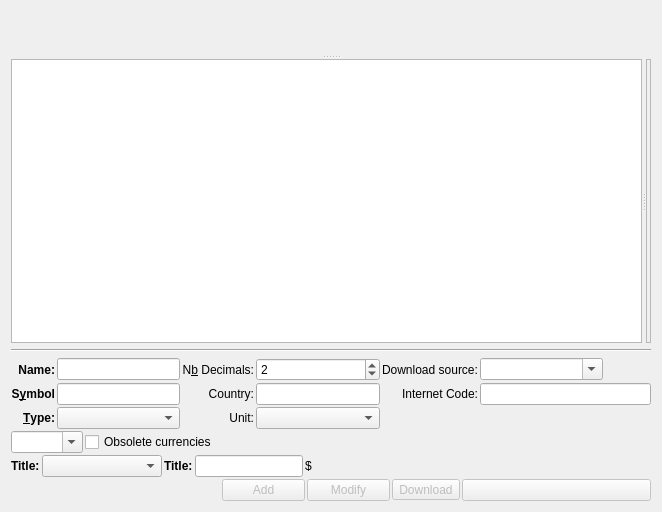
<?xml version="1.0" encoding="UTF-8"?>
<ui version="4.0">
 <author>
SPDX-FileCopyrightText: 2024 S. MANKOWSKI stephane@mankowski.fr
SPDX-FileCopyrightText: 2024 G. DE BURE support@mankowski.fr
SPDX-License-Identifier: GPL-3.0-or-later
 </author>      
 <class>skgunitplugin_base</class>
 <widget class="QWidget" name="skgunitplugin_base">
  <property name="geometry">
   <rect>
    <x>0</x>
    <y>0</y>
    <width>662</width>
    <height>512</height>
   </rect>
  </property>
  <layout class="QVBoxLayout" name="verticalLayout">
   <item>
    <widget class="QSplitter" name="kMainSplitter">
     <property name="orientation">
      <enum>Qt::Vertical</enum>
     </property>
     <widget class="SKGFilteredTableView" name="kUnitTableViewEdition">
      <property name="sizePolicy">
       <sizepolicy hsizetype="Expanding" vsizetype="Preferred">
        <horstretch>1</horstretch>
        <verstretch>0</verstretch>
       </sizepolicy>
      </property>
      <property name="acceptDrops">
       <bool>true</bool>
      </property>
      <property name="dragEnabled" stdset="0">
       <bool>true</bool>
      </property>
      <property name="alternatingRowColors" stdset="0">
       <bool>true</bool>
      </property>
      <property name="sortingEnabled" stdset="0">
       <bool>true</bool>
      </property>
     </widget>
     <widget class="QFrame" name="kUnitValueFrame">
      <property name="frameShape">
       <enum>QFrame::NoFrame</enum>
      </property>
      <property name="frameShadow">
       <enum>QFrame::Raised</enum>
      </property>
      <layout class="QHBoxLayout" name="horizontalLayout_6">
       <property name="leftMargin">
        <number>0</number>
       </property>
       <property name="topMargin">
        <number>0</number>
       </property>
       <property name="rightMargin">
        <number>0</number>
       </property>
       <property name="bottomMargin">
        <number>0</number>
       </property>
       <item>
        <widget class="QSplitter" name="kValuesSplitter">
         <property name="orientation">
          <enum>Qt::Horizontal</enum>
         </property>
         <widget class="SKGTableView" name="kUnitValueTableViewEdition">
          <property name="toolTip">
           <string>List of quotes for selected unit</string>
          </property>
          <property name="statusTip">
           <string>List of quotes for selected unit</string>
          </property>
          <property name="dragDropMode">
           <enum>QAbstractItemView::DropOnly</enum>
          </property>
          <property name="alternatingRowColors">
           <bool>true</bool>
          </property>
          <property name="selectionMode">
           <enum>QAbstractItemView::ExtendedSelection</enum>
          </property>
          <property name="sortingEnabled">
           <bool>false</bool>
          </property>
         </widget>
         <widget class="QFrame" name="frame">
          <property name="frameShape">
           <enum>QFrame::StyledPanel</enum>
          </property>
          <property name="frameShadow">
           <enum>QFrame::Raised</enum>
          </property>
          <layout class="QGridLayout" name="gridLayout">
           <property name="leftMargin">
            <number>0</number>
           </property>
           <property name="topMargin">
            <number>0</number>
           </property>
           <property name="rightMargin">
            <number>0</number>
           </property>
           <property name="bottomMargin">
            <number>0</number>
           </property>
           <property name="spacing">
            <number>0</number>
           </property>
           <item row="0" column="0">
            <widget class="SKGTableWithGraph" name="kGraph">
             <property name="graphTypeSelectorVisible">
              <bool>false</bool>
             </property>
             <property name="selectable">
              <bool>false</bool>
             </property>
             <property name="graphType">
              <enum>SKGTableWithGraph::LINE</enum>
             </property>
            </widget>
           </item>
          </layout>
         </widget>
        </widget>
       </item>
      </layout>
     </widget>
    </widget>
   </item>
   <item>
    <widget class="Line" name="line">
     <property name="orientation">
      <enum>Qt::Horizontal</enum>
     </property>
    </widget>
   </item>
   <item>
    <layout class="QHBoxLayout" name="horizontalLayout">
     <property name="spacing">
      <number>2</number>
     </property>
     <item>
      <layout class="QVBoxLayout" name="verticalLayout_2">
       <property name="spacing">
        <number>2</number>
       </property>
       <item>
        <widget class="QWidget" name="kManualFrm" native="true">
         <layout class="QHBoxLayout" name="horizontalLayout_4">
          <property name="spacing">
           <number>2</number>
          </property>
          <property name="leftMargin">
           <number>0</number>
          </property>
          <property name="topMargin">
           <number>0</number>
          </property>
          <property name="rightMargin">
           <number>0</number>
          </property>
          <property name="bottomMargin">
           <number>0</number>
          </property>
          <item>
           <layout class="QGridLayout" name="gridLayout_2">
            <property name="spacing">
             <number>2</number>
            </property>
            <item row="0" column="3">
             <widget class="QSpinBox" name="kNbDecimal">
              <property name="sizePolicy">
               <sizepolicy hsizetype="MinimumExpanding" vsizetype="Fixed">
                <horstretch>0</horstretch>
                <verstretch>0</verstretch>
               </sizepolicy>
              </property>
              <property name="toolTip">
               <string>The number of decimal to display of the unit.</string>
              </property>
              <property name="statusTip">
               <string>The number of decimal to display of the unit.</string>
              </property>
              <property name="maximum">
               <number>8</number>
              </property>
              <property name="value">
               <number>2</number>
              </property>
             </widget>
            </item>
            <item row="1" column="3">
             <widget class="QLineEdit" name="kCountryCreatorUnit">
              <property name="toolTip">
               <string>The country of the unit.</string>
              </property>
              <property name="statusTip">
               <string>The country of the unit.</string>
              </property>
             </widget>
            </item>
            <item row="2" column="3">
             <widget class="SKGUnitComboBox" name="kUnitCreatorUnit">
              <property name="sizePolicy">
               <sizepolicy hsizetype="MinimumExpanding" vsizetype="Fixed">
                <horstretch>0</horstretch>
                <verstretch>0</verstretch>
               </sizepolicy>
              </property>
              <property name="toolTip">
               <string>The unit of the unit.</string>
              </property>
              <property name="statusTip">
               <string>The unit of the unit.</string>
              </property>
             </widget>
            </item>
            <item row="2" column="2">
             <widget class="QLabel" name="kUnitLbl">
              <property name="text">
               <string notr="true">Unit:</string>
              </property>
              <property name="alignment">
               <set>Qt::AlignRight|Qt::AlignTrailing|Qt::AlignVCenter</set>
              </property>
              <property name="buddy">
               <cstring>kUnitCreatorUnit</cstring>
              </property>
             </widget>
            </item>
            <item row="1" column="2">
             <widget class="QLabel" name="kCountyLbl">
              <property name="font">
               <font>
                <weight>50</weight>
                <bold>false</bold>
                <strikeout>false</strikeout>
                <stylestrategy>PreferDefault</stylestrategy>
                <kerning>true</kerning>
               </font>
              </property>
              <property name="text">
               <string notr="true">Country:</string>
              </property>
              <property name="alignment">
               <set>Qt::AlignRight|Qt::AlignTrailing|Qt::AlignVCenter</set>
              </property>
              <property name="buddy">
               <cstring>kCountryCreatorUnit</cstring>
              </property>
             </widget>
            </item>
            <item row="0" column="2">
             <widget class="QLabel" name="kDecimalLbl">
              <property name="text">
               <string notr="true">N&amp;b Decimals:</string>
              </property>
              <property name="alignment">
               <set>Qt::AlignRight|Qt::AlignTrailing|Qt::AlignVCenter</set>
              </property>
              <property name="buddy">
               <cstring>kNbDecimal</cstring>
              </property>
             </widget>
            </item>
            <item row="0" column="1">
             <widget class="QLineEdit" name="kNameCreatorUnit">
              <property name="toolTip">
               <string>The name of the unit.</string>
              </property>
              <property name="statusTip">
               <string>The name of the unit.</string>
              </property>
             </widget>
            </item>
            <item row="1" column="1">
             <widget class="QLineEdit" name="kSymbolCreatorUnit">
              <property name="toolTip">
               <string>The symbol of the unit.</string>
              </property>
              <property name="statusTip">
               <string>The symbol of the unit.</string>
              </property>
             </widget>
            </item>
            <item row="2" column="1">
             <widget class="SKGComboBox" name="kTypeCreatorUnit">
              <property name="sizePolicy">
               <sizepolicy hsizetype="MinimumExpanding" vsizetype="Fixed">
                <horstretch>0</horstretch>
                <verstretch>0</verstretch>
               </sizepolicy>
              </property>
              <property name="toolTip">
               <string>The type of the unit.</string>
              </property>
              <property name="statusTip">
               <string>The type of the unit.</string>
              </property>
              <property name="autoCompletion">
               <bool>false</bool>
              </property>
             </widget>
            </item>
            <item row="2" column="0">
             <widget class="QLabel" name="kTypeLbl">
              <property name="font">
               <font>
                <weight>75</weight>
                <bold>true</bold>
                <strikeout>false</strikeout>
                <stylestrategy>PreferDefault</stylestrategy>
                <kerning>true</kerning>
               </font>
              </property>
              <property name="text">
               <string notr="true">&amp;Type:</string>
              </property>
              <property name="alignment">
               <set>Qt::AlignRight|Qt::AlignTrailing|Qt::AlignVCenter</set>
              </property>
              <property name="buddy">
               <cstring>kTypeCreatorUnit</cstring>
              </property>
             </widget>
            </item>
            <item row="1" column="0">
             <widget class="QLabel" name="kSymbolLbl">
              <property name="font">
               <font>
                <weight>75</weight>
                <bold>true</bold>
                <strikeout>false</strikeout>
                <stylestrategy>PreferDefault</stylestrategy>
                <kerning>true</kerning>
               </font>
              </property>
              <property name="text">
               <string notr="true">S&amp;ymbol</string>
              </property>
              <property name="alignment">
               <set>Qt::AlignRight|Qt::AlignTrailing|Qt::AlignVCenter</set>
              </property>
              <property name="buddy">
               <cstring>kSymbolCreatorUnit</cstring>
              </property>
             </widget>
            </item>
            <item row="0" column="0">
             <widget class="QLabel" name="kNameLbl">
              <property name="font">
               <font>
                <weight>75</weight>
                <bold>true</bold>
               </font>
              </property>
              <property name="text">
               <string notr="true">Name:</string>
              </property>
              <property name="alignment">
               <set>Qt::AlignRight|Qt::AlignTrailing|Qt::AlignVCenter</set>
              </property>
              <property name="buddy">
               <cstring>kNameCreatorUnit</cstring>
              </property>
             </widget>
            </item>
            <item row="0" column="4">
             <widget class="QLabel" name="kDownloadSourceLbl">
              <property name="text">
               <string notr="true">Download source:</string>
              </property>
              <property name="buddy">
               <cstring>kDownloadSource</cstring>
              </property>
             </widget>
            </item>
            <item row="0" column="5">
             <widget class="SKGComboBox" name="kDownloadSource">
              <property name="sizePolicy">
               <sizepolicy hsizetype="Expanding" vsizetype="Fixed">
                <horstretch>0</horstretch>
                <verstretch>0</verstretch>
               </sizepolicy>
              </property>
              <property name="toolTip">
               <string>The download source for the unit</string>
              </property>
              <property name="statusTip">
               <string>The download source for the unit</string>
              </property>
              <property name="editable">
               <bool>true</bool>
              </property>
             </widget>
            </item>
            <item row="0" column="6">
             <widget class="QToolButton" name="kDeleteSource">
              <property name="maximumSize">
               <size>
                <width>22</width>
                <height>22</height>
               </size>
              </property>
              <property name="toolTip">
               <string>Delete the selected source</string>
              </property>
              <property name="statusTip">
               <string>Delete the selected source</string>
              </property>
              <property name="text">
               <string/>
              </property>
              <property name="autoRaise">
               <bool>true</bool>
              </property>
             </widget>
            </item>
            <item row="1" column="4">
             <widget class="QLabel" name="kInternetLbl">
              <property name="font">
               <font>
                <weight>50</weight>
                <bold>false</bold>
                <strikeout>false</strikeout>
                <stylestrategy>PreferDefault</stylestrategy>
                <kerning>true</kerning>
               </font>
              </property>
              <property name="text">
               <string notr="true">Internet Code:</string>
              </property>
              <property name="alignment">
               <set>Qt::AlignRight|Qt::AlignTrailing|Qt::AlignVCenter</set>
              </property>
              <property name="buddy">
               <cstring>kInternetCreatorUnit</cstring>
              </property>
             </widget>
            </item>
            <item row="1" column="5" colspan="3">
             <widget class="QLineEdit" name="kInternetCreatorUnit">
              <property name="toolTip">
               <string>&lt;!DOCTYPE HTML PUBLIC &quot;-//W3C//DTD HTML 4.0//EN&quot; &quot;https://www.w3.org/TR/REC-html40/strict.dtd&quot;&gt;
&lt;html&gt;&lt;head&gt;&lt;meta name=&quot;qrichtext&quot; content=&quot;1&quot; /&gt;&lt;style type=&quot;text/css&quot;&gt;
p, li { white-space: pre-wrap; }
&lt;/style&gt;&lt;/head&gt;&lt;body style=&quot; font-family:'Ubuntu'; font-size:9pt; font-weight:400; font-style:normal;&quot;&gt;
&lt;p style=&quot; margin-top:0px; margin-bottom:0px; margin-left:0px; margin-right:0px; -qt-block-indent:0; text-indent:0px;&quot;&gt;&lt;span style=&quot; font-family:'DejaVu Sans'; font-size:10pt;&quot;&gt;The Internet code of the unit.&lt;/span&gt;&lt;/p&gt;
&lt;p style=&quot;-qt-paragraph-type:empty; margin-top:0px; margin-bottom:0px; margin-left:0px; margin-right:0px; -qt-block-indent:0; text-indent:0px; font-family:'DejaVu Sans'; font-size:10pt;&quot;&gt;&lt;br /&gt;&lt;/p&gt;
&lt;p style=&quot; margin-top:0px; margin-bottom:0px; margin-left:0px; margin-right:0px; -qt-block-indent:0; text-indent:0px;&quot;&gt;&lt;span style=&quot; font-family:'DejaVu Sans'; font-size:10pt;&quot;&gt;You can add &amp;quot; /&amp;quot; if you are not able to download the expected quote but you are able to download the inverse.&lt;/span&gt;&lt;/p&gt;
&lt;p style=&quot; margin-top:0px; margin-bottom:0px; margin-left:0px; margin-right:0px; -qt-block-indent:0; text-indent:0px;&quot;&gt;&lt;span style=&quot; font-family:'DejaVu Sans'; font-size:10pt; text-decoration: underline;&quot;&gt;Example:&lt;/span&gt;&lt;span style=&quot; font-family:'DejaVu Sans'; font-size:10pt;&quot;&gt; EURUSD=X is the symbol to download EURO in USD.&lt;/span&gt;&lt;/p&gt;
&lt;p style=&quot; margin-top:0px; margin-bottom:0px; margin-left:0px; margin-right:0px; -qt-block-indent:0; text-indent:0px;&quot;&gt;&lt;span style=&quot; font-family:'DejaVu Sans'; font-size:10pt;&quot;&gt;If you want USD in EURO, you have to create a unit USD with &amp;quot;EURUSD=X /&amp;quot; as the Internet code.&lt;/span&gt;&lt;/p&gt;
&lt;p style=&quot;-qt-paragraph-type:empty; margin-top:0px; margin-bottom:0px; margin-left:0px; margin-right:0px; -qt-block-indent:0; text-indent:0px; font-family:'DejaVu Sans'; font-size:10pt;&quot;&gt;&lt;br /&gt;&lt;/p&gt;
&lt;p style=&quot; margin-top:0px; margin-bottom:0px; margin-left:0px; margin-right:0px; -qt-block-indent:0; text-indent:0px;&quot;&gt;&lt;span style=&quot; font-family:'DejaVu Sans'; font-size:10pt;&quot;&gt;This field can also be set with a yearly rate. The values are computed by clicking on download.&lt;br /&gt;Example:&lt;/span&gt;&lt;/p&gt;
&lt;p style=&quot; margin-top:0px; margin-bottom:0px; margin-left:0px; margin-right:0px; -qt-block-indent:0; text-indent:0px;&quot;&gt;&lt;span style=&quot; font-family:'DejaVu Sans'; font-size:10pt;&quot;&gt;=-25 means -25% per year.&lt;/span&gt;&lt;/p&gt;&lt;/body&gt;&lt;/html&gt;</string>
              </property>
              <property name="statusTip">
               <string>The Internet code of the unit.</string>
              </property>
             </widget>
            </item>
            <item row="0" column="7">
             <widget class="QToolButton" name="kGetNewHotStuff">
              <property name="maximumSize">
               <size>
                <width>22</width>
                <height>22</height>
               </size>
              </property>
              <property name="toolTip">
               <string>Get more templates</string>
              </property>
              <property name="statusTip">
               <string>Get more templates</string>
              </property>
              <property name="text">
               <string/>
              </property>
              <property name="autoRaise">
               <bool>true</bool>
              </property>
             </widget>
            </item>
            <item row="2" column="4" colspan="4">
             <widget class="QLabel" name="kSourceHelp">
              <property name="text">
               <string/>
              </property>
              <property name="textFormat">
               <enum>Qt::RichText</enum>
              </property>
              <property name="openExternalLinks">
               <bool>true</bool>
              </property>
             </widget>
            </item>
           </layout>
          </item>
         </layout>
        </widget>
       </item>
       <item>
        <widget class="QWidget" name="kStandardFrm" native="true">
         <layout class="QHBoxLayout" name="horizontalLayout_7">
          <property name="spacing">
           <number>2</number>
          </property>
          <property name="leftMargin">
           <number>0</number>
          </property>
          <property name="topMargin">
           <number>0</number>
          </property>
          <property name="rightMargin">
           <number>0</number>
          </property>
          <property name="bottomMargin">
           <number>0</number>
          </property>
          <item>
           <widget class="SKGComboBox" name="kCurrencyList">
            <property name="toolTip">
             <string>List of known units</string>
            </property>
            <property name="statusTip">
             <string>List of known units</string>
            </property>
            <property name="editable">
             <bool>true</bool>
            </property>
            <property name="sizeAdjustPolicy">
             <enum>QComboBox::AdjustToContents</enum>
            </property>
            <property name="autoCompletion">
             <bool>false</bool>
            </property>
           </widget>
          </item>
          <item>
           <widget class="QCheckBox" name="kObsolete">
            <property name="toolTip">
             <string>To include suspended and obsolete currencies</string>
            </property>
            <property name="statusTip">
             <string>To include suspended and obsolete currencies</string>
            </property>
            <property name="text">
             <string>Obsolete currencies</string>
            </property>
           </widget>
          </item>
          <item>
           <spacer name="horizontalSpacer_3">
            <property name="orientation">
             <enum>Qt::Horizontal</enum>
            </property>
            <property name="sizeHint" stdset="0">
             <size>
              <width>40</width>
              <height>20</height>
             </size>
            </property>
           </spacer>
          </item>
         </layout>
        </widget>
       </item>
       <item>
        <widget class="QFrame" name="kValuesFrm">
         <property name="frameShape">
          <enum>QFrame::NoFrame</enum>
         </property>
         <property name="frameShadow">
          <enum>QFrame::Raised</enum>
         </property>
         <layout class="QHBoxLayout" name="horizontalLayout_2">
          <property name="spacing">
           <number>2</number>
          </property>
          <property name="leftMargin">
           <number>0</number>
          </property>
          <property name="topMargin">
           <number>0</number>
          </property>
          <property name="rightMargin">
           <number>0</number>
          </property>
          <property name="bottomMargin">
           <number>0</number>
          </property>
          <item>
           <widget class="QLabel" name="kDateLabel">
            <property name="sizePolicy">
             <sizepolicy hsizetype="Fixed" vsizetype="Preferred">
              <horstretch>0</horstretch>
              <verstretch>0</verstretch>
             </sizepolicy>
            </property>
            <property name="font">
             <font>
              <weight>75</weight>
              <bold>true</bold>
             </font>
            </property>
            <property name="text">
             <string notr="true">Title:</string>
            </property>
            <property name="buddy">
             <cstring>kDateEdit</cstring>
            </property>
           </widget>
          </item>
          <item>
           <widget class="SKGDateEdit" name="kDateEdit">
            <property name="sizePolicy">
             <sizepolicy hsizetype="Fixed" vsizetype="Fixed">
              <horstretch>0</horstretch>
              <verstretch>0</verstretch>
             </sizepolicy>
            </property>
            <property name="minimumSize">
             <size>
              <width>120</width>
              <height>0</height>
             </size>
            </property>
            <property name="toolTip">
             <string>Date of the unit's quote</string>
            </property>
            <property name="statusTip">
             <string>Date of the unit's quote</string>
            </property>
            <property name="mode">
             <enum>SKGDateEdit::PREVIOUS</enum>
            </property>
           </widget>
          </item>
          <item>
           <widget class="QLabel" name="kAmountLabel">
            <property name="sizePolicy">
             <sizepolicy hsizetype="Fixed" vsizetype="Preferred">
              <horstretch>0</horstretch>
              <verstretch>0</verstretch>
             </sizepolicy>
            </property>
            <property name="font">
             <font>
              <weight>75</weight>
              <bold>true</bold>
             </font>
            </property>
            <property name="text">
             <string notr="true">Title:</string>
            </property>
            <property name="buddy">
             <cstring>kAmountEdit</cstring>
            </property>
           </widget>
          </item>
          <item>
           <widget class="SKGCalculatorEdit" name="kAmountEdit">
            <property name="sizePolicy">
             <sizepolicy hsizetype="Minimum" vsizetype="Fixed">
              <horstretch>0</horstretch>
              <verstretch>0</verstretch>
             </sizepolicy>
            </property>
            <property name="toolTip">
             <string>Amount of the unit's quote</string>
            </property>
            <property name="statusTip">
             <string>Amount of the unit's quote</string>
            </property>
            <property name="mode">
             <enum>SKGCalculatorEdit::EXPRESSION</enum>
            </property>
           </widget>
          </item>
          <item>
           <widget class="QLabel" name="kUnitOfUnitLbl">
            <property name="sizePolicy">
             <sizepolicy hsizetype="Fixed" vsizetype="Preferred">
              <horstretch>0</horstretch>
              <verstretch>0</verstretch>
             </sizepolicy>
            </property>
            <property name="text">
             <string>$</string>
            </property>
           </widget>
          </item>
          <item>
           <spacer name="horizontalSpacer">
            <property name="orientation">
             <enum>Qt::Horizontal</enum>
            </property>
            <property name="sizeHint" stdset="0">
             <size>
              <width>0</width>
              <height>20</height>
             </size>
            </property>
           </spacer>
          </item>
         </layout>
        </widget>
       </item>
       <item>
        <spacer name="verticalSpacer_2">
         <property name="orientation">
          <enum>Qt::Vertical</enum>
         </property>
         <property name="sizeType">
          <enum>QSizePolicy::Maximum</enum>
         </property>
         <property name="sizeHint" stdset="0">
          <size>
           <width>20</width>
           <height>0</height>
          </size>
         </property>
        </spacer>
       </item>
       <item>
        <layout class="QHBoxLayout" name="horizontalLayout_12">
         <property name="spacing">
          <number>2</number>
         </property>
         <item>
          <widget class="SKGWidgetSelector" name="kWidgetSelector"/>
         </item>
         <item>
          <widget class="QFrame" name="kBtnFrm">
           <property name="frameShape">
            <enum>QFrame::NoFrame</enum>
           </property>
           <property name="frameShadow">
            <enum>QFrame::Raised</enum>
           </property>
           <layout class="QHBoxLayout" name="horizontalLayout_3">
            <property name="spacing">
             <number>2</number>
            </property>
            <property name="leftMargin">
             <number>0</number>
            </property>
            <property name="topMargin">
             <number>0</number>
            </property>
            <property name="rightMargin">
             <number>0</number>
            </property>
            <property name="bottomMargin">
             <number>0</number>
            </property>
            <item>
             <spacer name="verticalSpacer">
              <property name="orientation">
               <enum>Qt::Vertical</enum>
              </property>
              <property name="sizeType">
               <enum>QSizePolicy::Maximum</enum>
              </property>
              <property name="sizeHint" stdset="0">
               <size>
                <width>20</width>
                <height>0</height>
               </size>
              </property>
             </spacer>
            </item>
            <item>
             <widget class="QPushButton" name="kUnitAdd">
              <property name="enabled">
               <bool>false</bool>
              </property>
              <property name="toolTip">
               <string>Create a new unit (Ctrl+Enter)</string>
              </property>
              <property name="statusTip">
               <string>Create a new unit (Ctrl+Enter)</string>
              </property>
              <property name="text">
               <string>Add</string>
              </property>
              <property name="autoDefault">
               <bool>true</bool>
              </property>
              <property name="default">
               <bool>true</bool>
              </property>
             </widget>
            </item>
            <item>
             <widget class="QPushButton" name="kUnitUpdate">
              <property name="enabled">
               <bool>false</bool>
              </property>
              <property name="toolTip">
               <string>Update the selected unit (Shift+Enter)</string>
              </property>
              <property name="statusTip">
               <string>Update the selected unit (Shift+Enter)</string>
              </property>
              <property name="text">
               <string>Modify</string>
              </property>
             </widget>
            </item>
           </layout>
          </widget>
         </item>
         <item>
          <widget class="QToolButton" name="kUnitValueDownload">
           <property name="enabled">
            <bool>false</bool>
           </property>
           <property name="toolTip">
            <string>Download quotes for the selected unit.
See options to modify download frequency.</string>
           </property>
           <property name="statusTip">
            <string>Download quotes for the selected unit.</string>
           </property>
           <property name="text">
            <string>Download</string>
           </property>
           <property name="popupMode">
            <enum>QToolButton::DelayedPopup</enum>
           </property>
           <property name="toolButtonStyle">
            <enum>Qt::ToolButtonTextBesideIcon</enum>
           </property>
          </widget>
         </item>
         <item>
          <widget class="QPushButton" name="kUnitOpen">
           <property name="enabled">
            <bool>false</bool>
           </property>
           <property name="toolTip">
            <string>Open the url of the source</string>
           </property>
           <property name="statusTip">
            <string>Open the url of the source</string>
           </property>
          </widget>
         </item>
        </layout>
       </item>
      </layout>
     </item>
    </layout>
   </item>
  </layout>
 </widget>
 <customwidgets>
  <customwidget>
   <class>SKGUnitComboBox</class>
   <extends>SKGComboBox</extends>
   <header>skgunitcombobox.h</header>
  </customwidget>
  <customwidget>
   <class>SKGCalculatorEdit</class>
   <extends>QLineEdit</extends>
   <header>skgcalculatoredit.h</header>
  </customwidget>
  <customwidget>
   <class>SKGComboBox</class>
   <extends>QComboBox</extends>
   <header>skgcombobox.h</header>
  </customwidget>
  <customwidget>
   <class>SKGDateEdit</class>
   <extends>QComboBox</extends>
   <header>skgdateedit.h</header>
  </customwidget>
  <customwidget>
   <class>SKGFilteredTableView</class>
   <extends>QWidget</extends>
   <header>skgfilteredtableview.h</header>
   <container>1</container>
  </customwidget>
  <customwidget>
   <class>SKGTableView</class>
   <extends>SKGTreeView</extends>
   <header>skgtableview.h</header>
   <container>1</container>
  </customwidget>
  <customwidget>
   <class>SKGTreeView</class>
   <extends>QTreeView</extends>
   <header>skgtreeview.h</header>
   <container>1</container>
  </customwidget>
  <customwidget>
   <class>SKGTableWithGraph</class>
   <extends>QWidget</extends>
   <header>skgtablewithgraph.h</header>
  </customwidget>
  <customwidget>
   <class>SKGWidgetSelector</class>
   <extends>QWidget</extends>
   <header>skgwidgetselector.h</header>
  </customwidget>
 </customwidgets>
 <tabstops>
  <tabstop>kUnitValueTableViewEdition</tabstop>
  <tabstop>kNameCreatorUnit</tabstop>
  <tabstop>kSymbolCreatorUnit</tabstop>
  <tabstop>kTypeCreatorUnit</tabstop>
  <tabstop>kNbDecimal</tabstop>
  <tabstop>kCountryCreatorUnit</tabstop>
  <tabstop>kUnitCreatorUnit</tabstop>
  <tabstop>kDownloadSource</tabstop>
  <tabstop>kDeleteSource</tabstop>
  <tabstop>kGetNewHotStuff</tabstop>
  <tabstop>kInternetCreatorUnit</tabstop>
  <tabstop>kCurrencyList</tabstop>
  <tabstop>kObsolete</tabstop>
  <tabstop>kDateEdit</tabstop>
  <tabstop>kAmountEdit</tabstop>
  <tabstop>kUnitAdd</tabstop>
  <tabstop>kUnitUpdate</tabstop>
  <tabstop>kUnitValueDownload</tabstop>
  <tabstop>kUnitOpen</tabstop>
 </tabstops>
 <resources/>
 <connections/>
 <slots>
  <slot>onUnitCreatorModified()</slot>
  <slot>onAddUnit()</slot>
  <slot>onModifyUnit()</slot>
  <slot>onAddUnitValue()</slot>
  <slot>onDownloadUnitValue()</slot>
  <slot>onDoubleClickUnit()</slot>
  <slot>onAddCurrency()</slot>
  <slot>onBtnModeClicked()</slot>
  <slot>cleanEditor()</slot>
  <slot>refreshUnitList()</slot>
  <slot>onDeleteSource()</slot>
  <slot>onAddSource()</slot>
  <slot>onSourceChanged()</slot>
  <slot>onGetNewHotStuff()</slot>
 </slots>
</ui>
